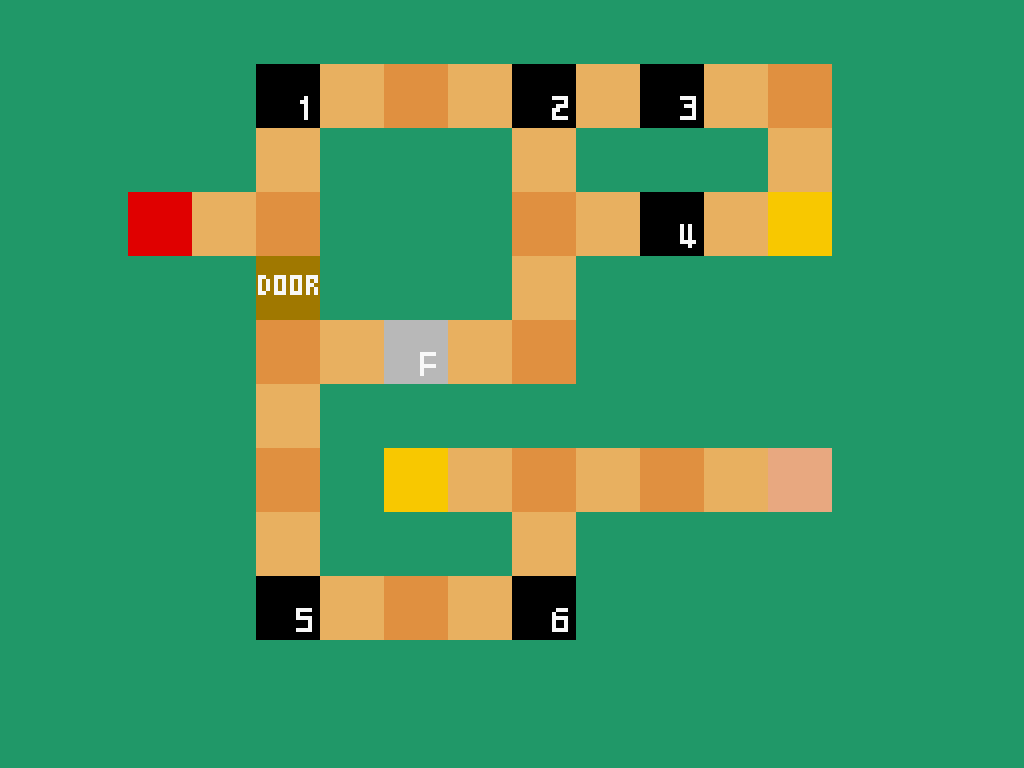

Tiled map render using the project's own tile images. Description and the map definition, with tile-layer contents summarised, below:
An orthogonal 16x12 tile map with 64x64 px tiles, 2 tile layers (Background, Middleground), 1 hidden layer not drawn, 3 tilesets and 14 objects.

<map version="1.10" tiledversion="1.11.1" orientation="orthogonal" renderorder="right-down" width="16" height="12" tilewidth="64" tileheight="64" infinite="0" nextlayerid="6" nextobjectid="41">
 <tileset firstgid="1" source="../../Tilesets/Worlds/World 1 Tileset.tsx" />
 <tileset firstgid="2" source="../../Tilesets/Worlds/General World Tileset.tsx" />
 <tileset firstgid="25" source="../../Tilesets/Level Objects/Characters/Player/Player Sprites.tsx" />
 <layer id="1" name="Background" width="16" height="12">
  <data>[192 cells, 192 non-empty, 14 distinct tile ids]</data>
 </layer>
 <layer id="5" name="Middleground" width="16" height="12">
  <data>[192 cells, 0 non-empty, 0 distinct tile ids]</data>
 </layer>
 <layer id="2" name="Foreground" width="16" height="12" visible="0">
  <data>[192 cells, 0 non-empty, 0 distinct tile ids]</data>
 </layer>
 <objectgroup id="4" name="Collision">
  <object id="20" x="64" y="128" width="64" height="192" />
  <object id="21" x="128" y="0" width="128" height="192" />
  <object id="22" x="128" y="256" width="128" height="448" />
  <object id="25" x="256" y="640" width="320" height="64" />
  <object id="26" x="576" y="512" width="256" height="192" />
  <object id="29" x="576" y="256" width="256" height="128" />
  <object id="30" x="320" y="128" width="192" height="192" />
  <object id="31" x="576" y="128" width="192" height="64" />
  <object id="32" x="256" y="0" width="576" height="64" />
  <object id="36" x="320" y="384">
   <polygon points="0,0 64,64 512,64 512,0" />
  </object>
  <object id="38" x="832" y="0" width="64" height="704" />
  <object id="39" x="320" y="384">
   <polygon points="0,0 64,64 64,128 0,192" />
  </object>
  <object id="40" x="512" y="512">
   <polygon points="0,0 0,64 -192,64 -128,0" />
  </object>
 </objectgroup>
 <objectgroup id="3" name="Level Objects">
  <object id="13" gid="25" x="128" y="256" width="64" height="64" />
 </objectgroup>
</map>
